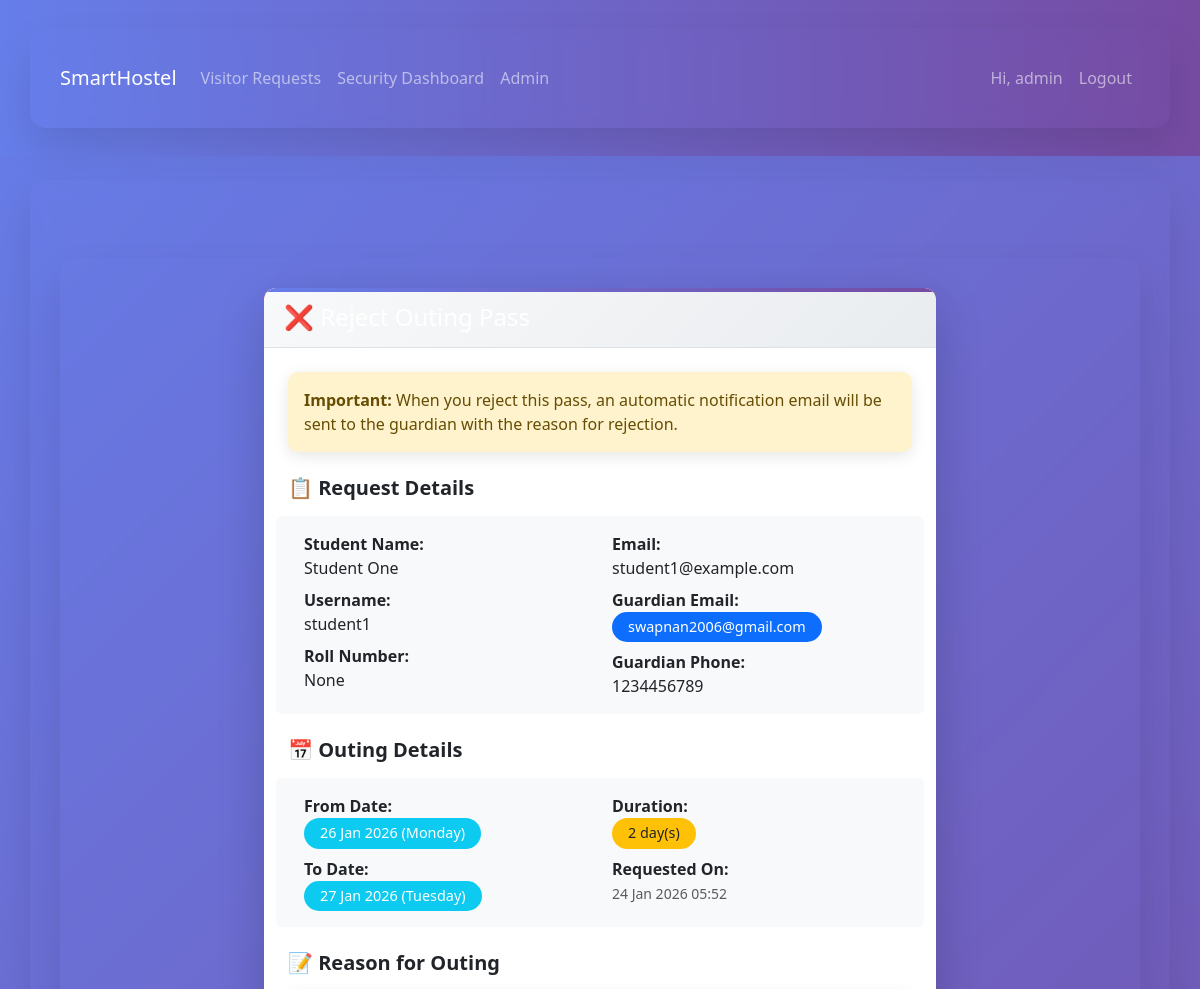
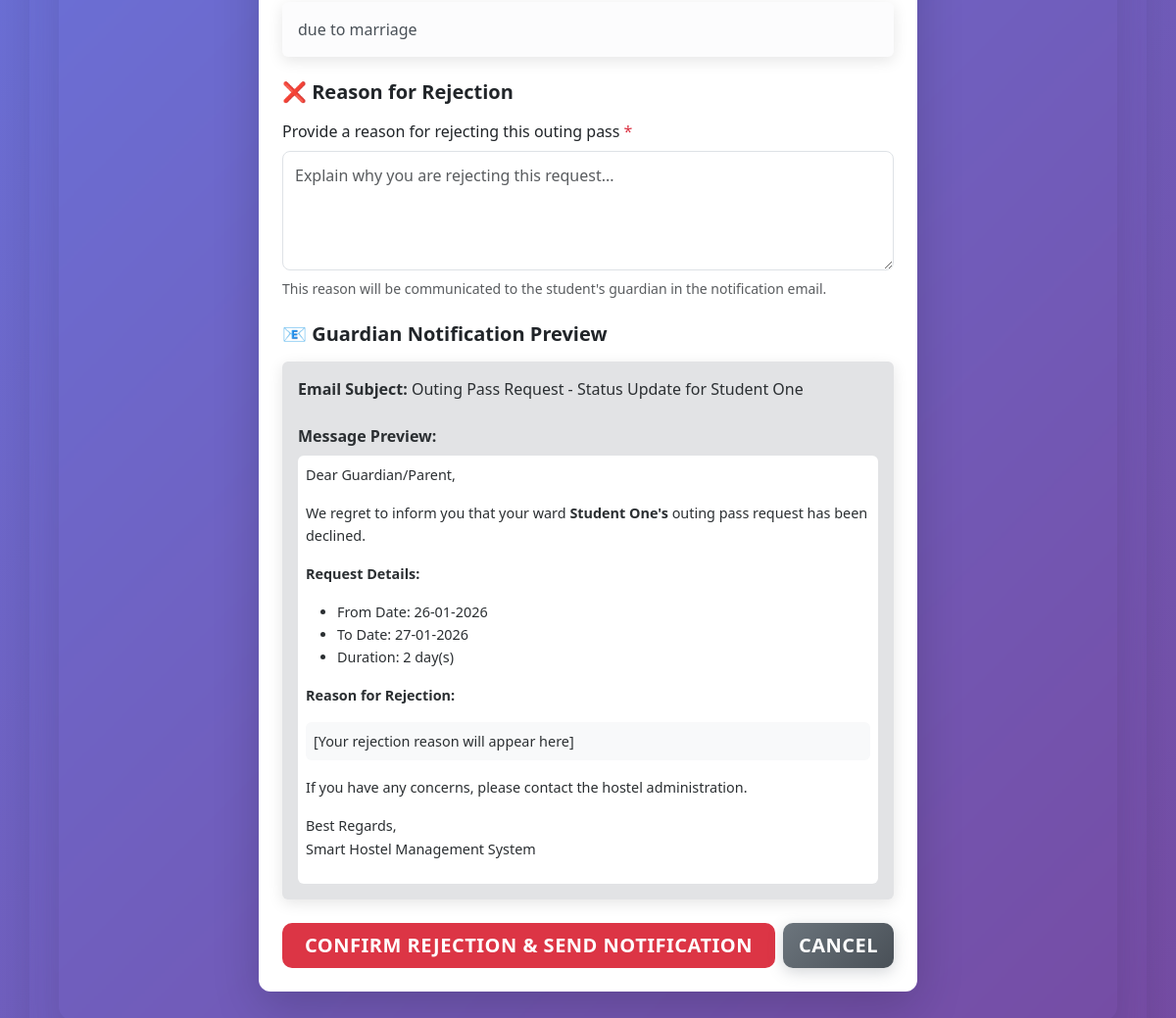
The app's page /outing/reject/1/ (signed in) with its own data (2 pictures, top to bottom).
### hostel/models.py (models this page shows, shortened)
class OutingPass(models.Model):
    STATUS_CHOICES = [
        ('pending', 'Pending'),
        ('approved', 'Approved'),
        ('rejected', 'Rejected'),
    ]
    student = models.ForeignKey(StudentProfile, on_delete=models.CASCADE)
    from_date = models.DateField()
    to_date = models.DateField()
    days_requested = models.PositiveIntegerField()
    reason = models.TextField()
    status = models.CharField(max_length=20, choices=STATUS_CHOICES, default='pending')
    requested_on = models.DateTimeField(auto_now_add=True)
    approved_on = models.DateTimeField(null=True, blank=True)
    approved_by = models.ForeignKey(User, on_delete=models.SET_NULL, null=True, blank=True, related_name='approved_passes')
    rejection_reason = models.TextField(blank=True)
    guardian_email = models.EmailField(blank=True)
    guardian_phone = models.CharField(max_length=20, blank=True)
    notification_sent = models.BooleanField(default=False)
    class Meta:
        ordering = ['-requested_on']

class StudentProfile(models.Model):
    user = models.OneToOneField(User, on_delete=models.CASCADE)
    roll_number = models.CharField(max_length=30, blank=True, null=True)
    room = models.ForeignKey(Room, on_delete=models.SET_NULL, null=True, blank=True)
    fees_due = models.DecimalField(max_digits=9, decimal_places=2, default=0)
    fees_paid = models.DecimalField(max_digits=9, decimal_places=2, default=0)
    joined_on = models.DateField(default=timezone.now)

### hostel/views.py (the view, shortened to what this page needs)
# urls.py: path('outing/reject/<int:pk>/', views.reject_outing_pass, name='reject_outing_pass'),
@login_required
def reject_outing_pass(request, pk):
    if not request.user.is_staff:
        messages.error(request, 'Unauthorized access.')
        return redirect('dashboard')
    outing = get_object_or_404(OutingPass, pk=pk)
    return render(request, 'hostel/reject_outing_pass.html', {'outing': outing})

### templates/hostel/reject_outing_pass.html (shortened to what this page needs)
{% extends 'hostel/base.html' %}
{% load static %}
{% block content %}
<div class="container mt-5">
    <div class="row justify-content-center">
        <div class="col-md-8">
            <div class="card shadow-lg border-0">
                <div class="card-header bg-danger text-white">
                    <h4 class="mb-0">❌ Reject Outing Pass</h4>
                </div>
                <div class="card-body p-4">
                    <div class="alert alert-warning mb-4">
                        <strong>Important:</strong> When you reject this pass, an automatic notification email will be sent to the guardian with the reason for rejection.
                    </div>
                    <h5 class="mb-3 fw-bold">📋 Request Details</h5>
                    <div class="row mb-4 p-3 bg-light rounded">
                        <div class="col-md-6">
                            <p class="mb-2">
                                <strong>Student Name:</strong><br>
                                {{ outing.student.user.get_full_name }}
                            </p>
                            <p class="mb-2">
                                <strong>Username:</strong><br>
                                {{ outing.student.user.username }}
                            </p>
                            <p class="mb-0">
                                <strong>Roll Number:</strong><br>
                                {{ outing.student.roll_number }}
                            </p>
                        </div>
                        <div class="col-md-6">
                            <p class="mb-2">
                                <strong>Email:</strong><br>
                                {{ outing.student.user.email }}
                            </p>
                            <p class="mb-2">
                                <strong>Guardian Email:</strong><br>
                                <span class="badge bg-primary">{{ outing.guardian_email }}</span>
                            </p>
                            <p class="mb-0">
                                <strong>Guardian Phone:</strong><br>
                                {{ outing.guardian_phone|default:"Not provided" }}
                            </p>
                        </div>
                    </div>
                    <h5 class="mb-3 fw-bold">📅 Outing Details</h5>
                    <div class="row mb-4 p-3 bg-light rounded">
                        <div class="col-md-6">
                            <p class="mb-2">
                                <strong>From Date:</strong><br>
                                <span class="badge bg-info">{{ outing.from_date|date:"d M Y (l)" }}</span>
                            </p>
                            <p class="mb-0">
                                <strong>To Date:</strong><br>
                                <span class="badge bg-info">{{ outing.to_date|date:"d M Y (l)" }}</span>
                            </p>
                        </div>
                        <div class="col-md-6">
                            <p class="mb-2">
                                <strong>Duration:</strong><br>
                                <span class="badge bg-warning text-dark">{{ outing.days_requested }} day(s)</span>
                            </p>
                            <p class="mb-0">
                                <strong>Requested On:</strong><br>
                                <small class="text-muted">{{ outing.requested_on|date:"d M Y H:i" }}</small>
                            </p>
                        </div>
                    </div>
                    <h5 class="mb-3 fw-bold">📝 Reason for Outing</h5>
                    <div class="alert alert-light p-3 rounded mb-4">
                        <p class="mb-0">{{ outing.reason }}</p>
                    </div>
                    <form method="POST">
                        <h5 class="mb-3 fw-bold">❌ Reason for Rejection</h5>
                        <div class="mb-4">
                            <label for="rejection_reason" class="form-label">
                                Provide a reason for rejecting this outing pass <span class="text-danger">*</span>
                            </label>
                            <textarea name="rejection_reason" id="rejection_reason" class="form-control" rows="4"
                                      placeholder="Explain why you are rejecting this request..." required></textarea>
                            <small class="form-text text-muted d-block mt-2">
                                This reason will be communicated to the student's guardian in the notification email.
                            </small>
                        </div>
                        <h5 class="mb-3 fw-bold">📧 Guardian Notification Preview</h5>
                        <div class="alert alert-secondary p-3 rounded mb-4">
                            <strong>Email Subject:</strong> Outing Pass Request - Status Update for {{ outing.student.user.get_full_name }}<br><br>
                            <strong>Message Preview:</strong>
                            <div class="bg-white p-2 rounded mt-2" style="font-size: 0.9rem; line-height: 1.6;">
                                <p>Dear Guardian/Parent,</p>
                                <p>We regret to inform you that your ward <strong>{{ outing.student.user.get_full_name }}'s</strong> outing pass request has been declined.</p>
                                <p><strong>Request Details:</strong></p>
                                <ul class="mb-3">
                                    <li>From Date: {{ outing.from_date|date:"d-m-Y" }}</li>
                                    <li>To Date: {{ outing.to_date|date:"d-m-Y" }}</li>
                                    <li>Duration: {{ outing.days_requested }} day(s)</li>
                                </ul>
                                <p><strong>Reason for Rejection:</strong></p>
                                <p class="bg-light p-2 rounded">[Your rejection reason will appear here]</p>
                                <p>If you have any concerns, please contact the hostel administration.</p>
                                <p>Best Regards,<br>Smart Hostel Management System</p>
                            </div>
                        </div>
                        <div class="d-flex gap-2">
                            <button type="submit" class="btn btn-danger btn-lg flex-grow-1">
                                 Confirm Rejection & Send Notification
                            </button>
                            <a href="{% url 'admin_outing_requests' %}" class="btn btn-secondary btn-lg">
                                 Cancel
                            </a>
                        </div>
                    </form>
                </div>
            </div>
        </div>
    </div>
</div>
{% endblock %}

### templates/hostel/base.html (shortened to what this page needs)
{% load static %}
<!doctype html>
<html lang="en">
  <head>
    <link href="https://cdn.jsdelivr.net/npm/bootstrap@5.3.2/dist/css/bootstrap.min.css" rel="stylesheet">
    <link href="{% static 'hostel/css/style.css' %}" rel="stylesheet">
  </head>
  <body>
    <nav class="navbar navbar-expand-lg navbar-dark mb-4" style="background: linear-gradient(90deg, #667eea 0%, #764ba2 100%);">
      <div class="container">
        <a class="navbar-brand" href="{% url 'home' %}">SmartHostel</a>
        <div class="collapse navbar-collapse" id="nav">
          <ul class="navbar-nav me-auto">
            {% if user.is_authenticated %}
              {% if user.is_staff %}
                <li class="nav-item"><a class="nav-link" href="{% url 'admin_visitor_requests' %}">Visitor Requests</a></li>
                <li class="nav-item"><a class="nav-link" href="{% url 'security_dashboard' %}">Security Dashboard</a></li>
                <li class="nav-item"><a class="nav-link" href="/admin/">Admin</a></li>
              {% endif %}
            {% endif %}
          </ul>
          <ul class="navbar-nav">
            {% if user.is_authenticated %}
              <li class="nav-item"><span class="nav-link">Hi, {{ user.username }}</span></li>
              <li class="nav-item"><a class="nav-link" href="{% url 'logout' %}">Logout</a></li>
            {% else %}
              <li class="nav-item"><a class="nav-link" href="{% url 'login' %}">Login</a></li>
              <li class="nav-item"><a class="nav-link" href="{% url 'signup' %}">Sign up</a></li>
            {% endif %}
          </ul>
        </div>
      </div>
    </nav>
    <div class="container">
      {% block content %}{% endblock %}
    </div>
  </body>
</html>

### static/hostel/css/style.css (style rules this page uses)
body { font-family: 'Segoe UI', Tahoma, Geneva, Verdana, sans-serif; background: linear-gradient(135deg, #667eea 0%, #764ba2 100%); min-height: 100vh; margin: 0; }
.container { border-radius: 15px; box-shadow: 0 20px 40px rgba(0, 0, 0, 0.1); margin: 20px auto; padding: 30px; backdrop-filter: blur(10px); }
.alert { border-radius: 10px; border: none; box-shadow: 0 4px 15px rgba(0, 0, 0, 0.1); animation: slideInDown 0.5s ease-out; }
.card { border: none; border-radius: 15px; box-shadow: 0 8px 25px rgba(0, 0, 0, 0.15); transition: all 0.3s cubic-bezier(0.4, 0, 0.2, 1); overflow: hidden; position: relative; }
.card::before { content: ''; position: absolute; top: 0; left: 0; right: 0; height: 4px; background: linear-gradient(90deg, #667eea, #764ba2); }
.card-header { background: linear-gradient(135deg, #f8f9fa 0%, #e9ecef 100%); border-bottom: 1px solid #dee2e6; font-weight: 600; color: #495057; padding: 15px 20px; }
.card-body { padding: 20px; }
.btn { border-radius: 10px; font-weight: 600; text-transform: uppercase; letter-spacing: 0.5px; transition: all 0.3s ease; position: relative; overflow: hidden; border: none; }
.btn::before { content: ''; position: absolute; top: 0; left: -100%; width: 100%; height: 100%; background: linear-gradient(90deg, transparent, rgba(255,255,255,0.2), transparent); transition: left 0.5s; }
.btn-secondary { background: linear-gradient(135deg, #6c757d 0%, #495057 100%); box-shadow: 0 4px 15px rgba(108, 117, 125, 0.3); }
.badge { border-radius: 20px; font-weight: 500; }

### templates/hostel/reject_outing_pass.html (style rules this page uses)
.card { border-radius: 0.75rem; }
.badge { padding: 0.5rem 1rem; font-size: 0.9rem; }
.form-control { border-radius: 0.5rem; padding: 0.75rem; }

### records on screen
OutingPass: student.user.get_full_name "Student One", student.user.username "student1", student.roll_number "None", student.user.email "student1@example.com", guardian_email "swapnan2006@gmail.com", guardian_phone "1234456789", from_date "26 Jan 2026 (Monday)", to_date "27 Jan 2026 (Tuesday)", days_requested "2", requested_on "24 Jan 2026 05:52", reason "due to marriage", from_date "26-01-2026", to_date "27-01-2026"

### other values on screen
{{ user.username }} "admin"
